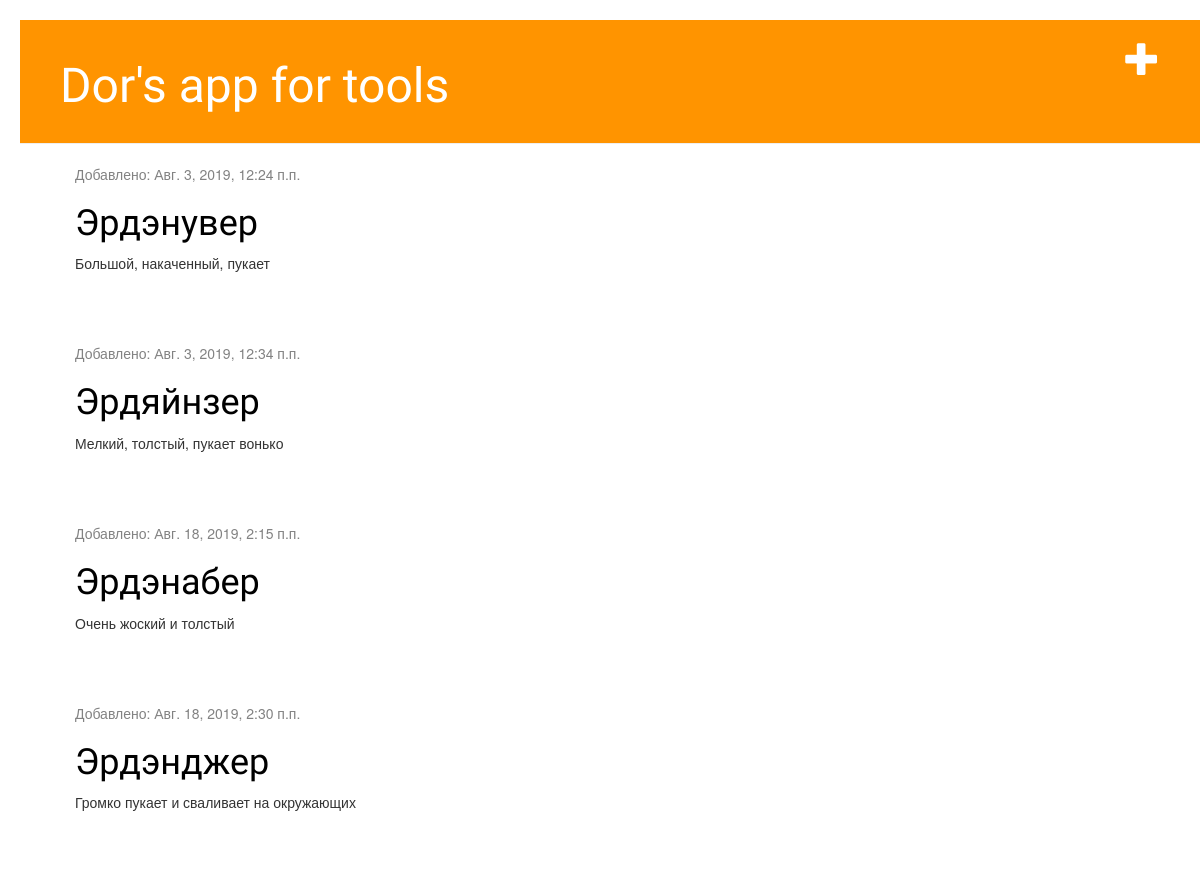
Before: / with the older database file.
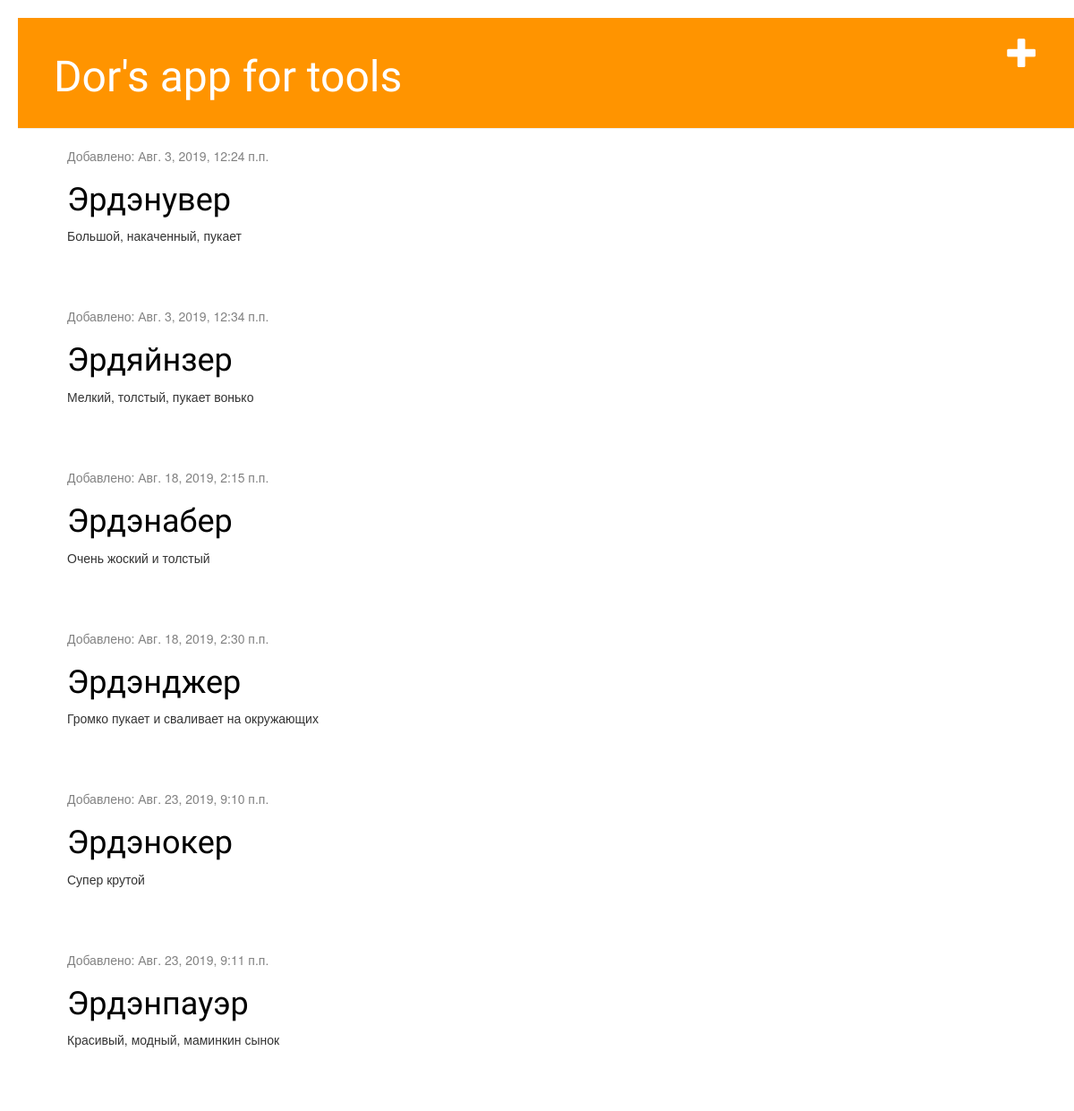
After: the same page with the newer database file.
### dorapp/models.py (models this page shows, shortened)
class Tool(models.Model):
    tool_name = models.CharField(max_length = 20)
    description = models.CharField(max_length = 140)
    stock_date = models.DateTimeField(default = timezone.now)

### dorapp/views.py (the view)
# urls.py: path('', views.tool_list, name='tool_list'),
def tool_list(request):
    tools = Tool.objects.all()
    return render(request, 'dorapp/tool_list.html', {'tools':tools})

### dorapp/templates/dorapp/tool_list.html
﻿{% extends 'dorapp/base.html' %}
{% block content %}
    {% for tool in tools %}
        <div class="tool">
            <div class="date">
                <p>Добавлено: {{ tool.stock_date }}</p>
            </div>
            <h1><a href="{% url 'tool_detail' pk=tool.pk %}">{{ tool.tool_name }}</a></h1>
            <p>{{ tool.description|linebreaksbr }}</p>
        </div>
    {% endfor %}
{% endblock %}

Changed rows visible on the page:
added Tool: stock_date "Авг. 23, 2019, 9:10 п.п.", tool_name "Эрдэнокер", description "Супер крутой"
added Tool: stock_date "Авг. 23, 2019, 9:11 п.п.", tool_name "Эрдэнпауэр", description "Красивый, модный, маминкин сынок"
